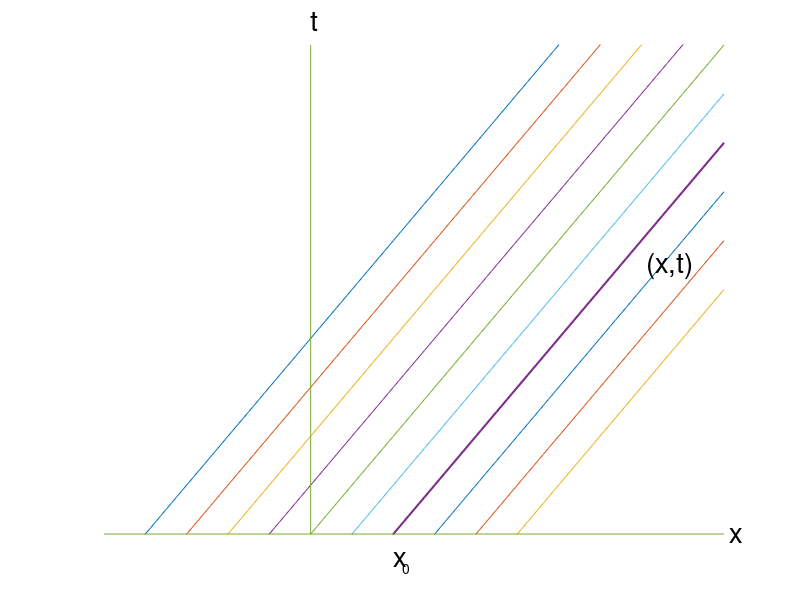

Source code (MATLAB): (Note: this script raises an error after producing the figure.)
for i=1:10
x=-4:.1:8;
y2=(x-4)./8-(2/20)*(i-10);
plot(x,y2);
axis([-4 8 0 1])
axis off
hold on
end

x=-4:.1:8;
y4=(x-4)./8-(2/20)*(7-10);
plot(x,y4,'linewidth',1.5);

q=[0 0]
r=[0 1]
line(q,r)

q=[-4 8]
r=[0 0]
line(q,r)

text(1.6,-.05,'x','fontsize',20)
text(1.6,-.07,'   0','fontsize',10)

text(6.5,0.55,'(x,t)','fontsize',20)
text(8.1,0,'x','fontsize',20)
text(0,1.05,'t','fontsize',20)

rdot=sprintf('%c',183)
text(1.5,0,rdot,'fontname','symbol','fontweight','bold','fontsize',20)
text(6.3,0.6,rdot,'fontname','symbol','fontweight','bold','fontsize',20)

hold off
